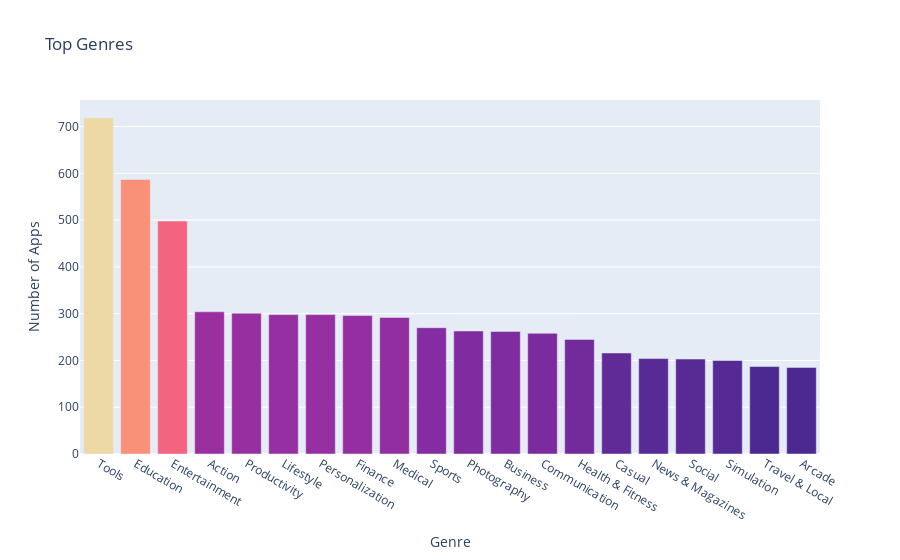

Notebook code cell kept with this figure:
### Markdown cell above
**Challenge**: Can you create this chart with the Series containing the genre data? 

<img src=https://imgur.com/DbcoQli.png width=400>

Try experimenting with the built in colour scales in Plotly. You can find a full list [here](https://plotly.com/python/builtin-colorscales/). 

* Find a way to set the colour scale using the color_continuous_scale parameter. 
* Find a way to make the color axis disappear by using coloraxis_showscale.

### Code cell
bar = px.bar(x = num_genres.index[:20], 
             y = num_genres.values[:20],
             title='Top Genres',
             hover_name=num_genres.index[:20],
             color=num_genres.values[:20],
             color_continuous_scale='Agsunset')
 
bar.update_layout(xaxis_title='Genre',
yaxis_title='Number of Apps',
coloraxis_showscale=False)
 
bar.show()

### Figure 1 — Plotly figure (JSON) as saved in the notebook; plotly's stock layout.template omitted (floating-point values rounded to 4 significant figures)
{"data": [{"alignmentgroup": "True", "hovertemplate": "<b>%{hovertext}</b><br><br>x=%{x}<br>y=%{y}<br>color=%{marker.color}<extra></extra>", "hovertext": ["Tools", "Education", "Entertainment", "Action", "Productivity", "Lifestyle", "Personalization", "Finance", "Medical", "Sports", "Photography", "Business", "Communication", "Health & Fitness", "Casual", "News & Magazines", "Social", "Simulation", "Travel & Local", "Arcade"], "legendgroup": "", "marker": {"color": [719, 587, 498, 304, 301, 298, 298, 296, 292, 270, 263, 262, 258, 245, 216, 204, 203, 200, 187, 185], "coloraxis": "coloraxis"}, "name": "", "offsetgroup": "", "orientation": "v", "showlegend": false, "textposition": "auto", "type": "bar", "x": ["Tools", "Education", "Entertainment", "Action", "Productivity", "Lifestyle", "Personalization", "Finance", "Medical", "Sports", "Photography", "Business", "Communication", "Health & Fitness", "Casual", "News & Magazines", "Social", "Simulation", "Travel & Local", "Arcade"], "xaxis": "x", "y": [719, 587, 498, 304, 301, 298, 298, 296, 292, 270, 263, 262, 258, 245, 216, 204, 203, 200, 187, 185], "yaxis": "y"}], "layout": {"barmode": "relative", "coloraxis": {"colorbar": {"title": {"text": "color"}}, "colorscale": [[0, "rgb(75, 41, 145)"], [0.1667, "rgb(135, 44, 162)"], [0.3333, "rgb(192, 54, 157)"], [0.5, "rgb(234, 79, 136)"], [0.6667, "rgb(250, 120, 118)"], [0.8333, "rgb(246, 169, 122)"], [1, "rgb(237, 217, 163)"]], "showscale": false}, "legend": {"tracegroupgap": 0}, "title": {"text": "Top Genres"}, "xaxis": {"anchor": "y", "domain": [0, 1], "title": {"text": "Genre"}}, "yaxis": {"anchor": "x", "domain": [0, 1], "title": {"text": "Number of Apps"}}}}
